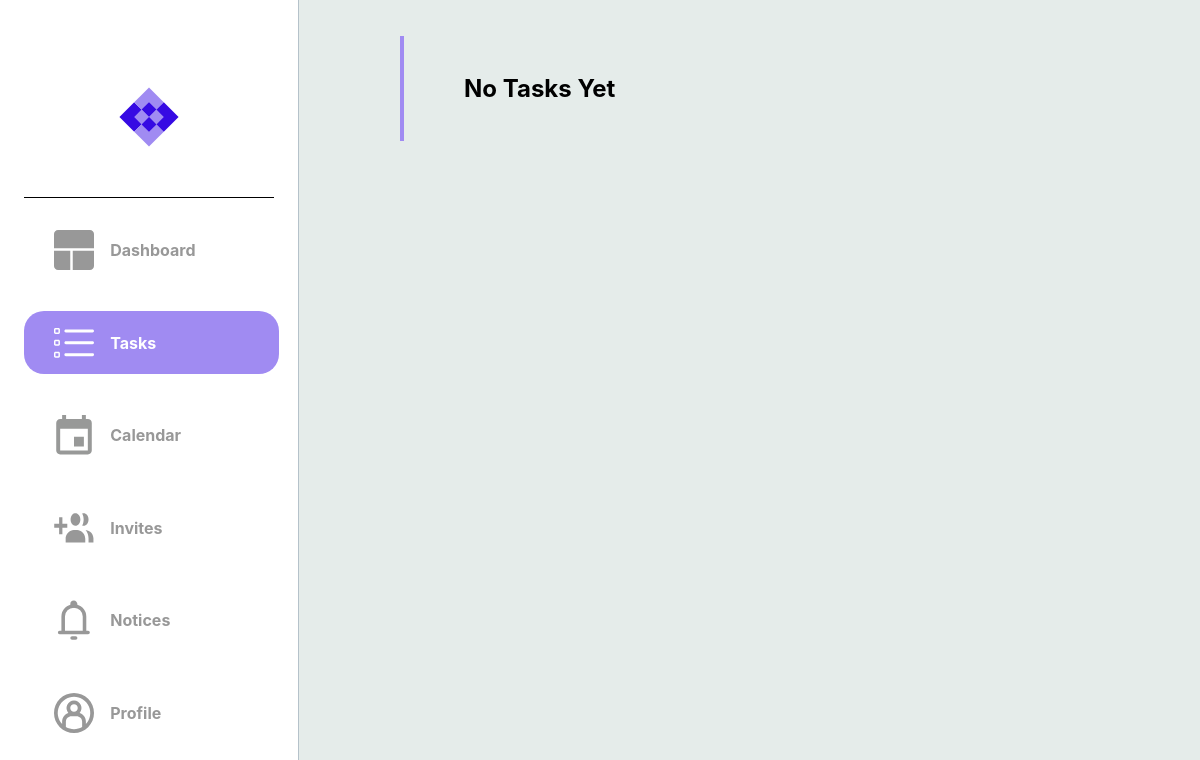
The page /tasks (signed in) on the database as committed earlier.
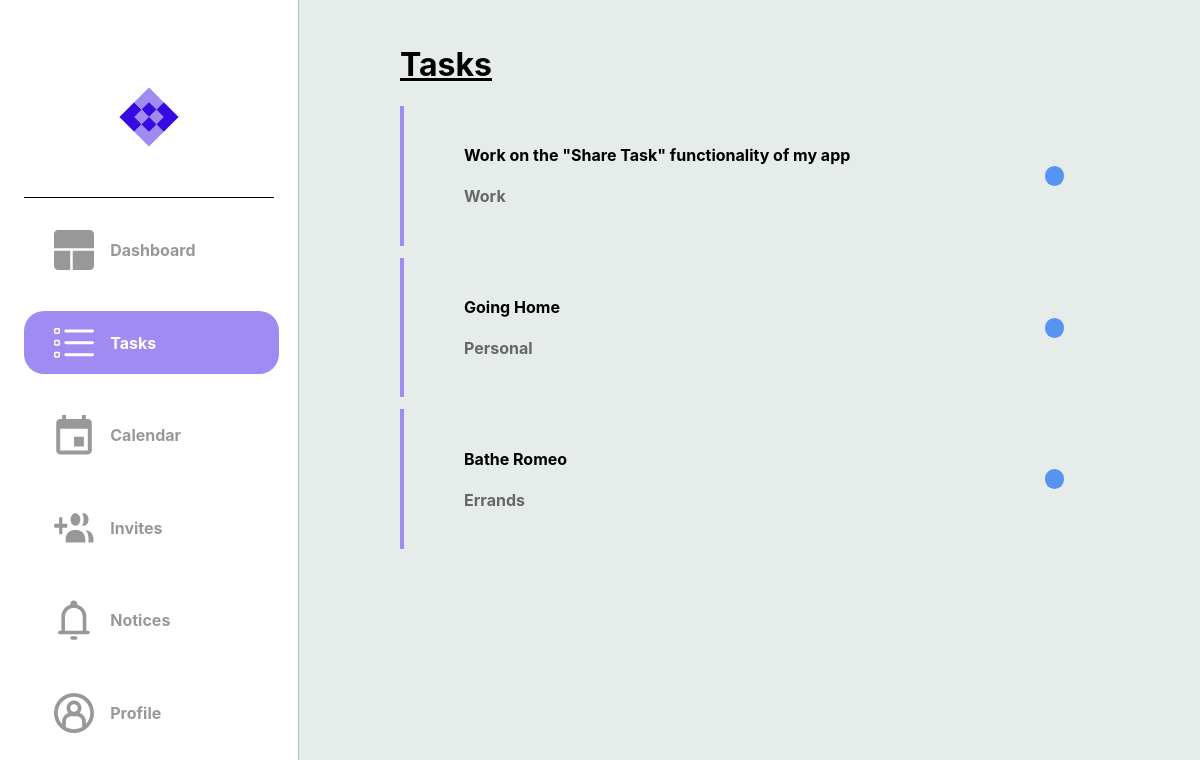
The same page on the database as committed later.
### dotask/models.py (models this page shows)
class Task(db.Model):
    __tablename__ = "task"
    id = db.Column(db.Integer, primary_key=True)
    title = db.Column(db.String(100), nullable=False)
    description = db.Column(db.String(400), nullable=False)
    due_date = db.Column(db.Date, nullable=False)
    status = db.Column(Enum(TaskStatus))
    tag = db.Column(Enum(TaskTag))
    users = relationship('User', secondary=user_task,
    backref='tasks')

### dotask/routes.py (the view)
@app.route("/tasks", methods=['GET','POST'])
@login_required
def hello_tasks():
    try:
        notices = current_user.notes
        tasks = current_user.tasks
        if tasks:
            return render_template("tasks.html", tasks=tasks, notices= notices)
        else:
            return render_template("tasks.html", notices=notices)
    except:
        return render_template("tasks.html", notices=notices)

### dotask/routes.py (called while the page is built)
@app.after_request
def after_request(response):
    response.headers["Cache-Control"] = "no-cache, no-store, must-revalidate"
    return response

@login_manager.user_loader
def load_user(user_id):
    return User.query.get(user_id)

### dotask/templates/tasks.html (shortened to what this page needs)
{% extends "layout.html" %}
{% block head %}
    <link rel="stylesheet" {% block css_tab_colour %} href="../static/css/tasks.css">
    {% endblock %}
{% endblock %}
{% block task_image_colour %}
    <a class="a2" href="{{ url_for('hello_tasks') }}">
    <div id="logos">
        <img class="imgs" src="../static/svg/tasks_active.svg">
        <h4 class="sidebar-text">Tasks</h4>
    </div>
    </a>
{% endblock task_image_colour %}
{% block tasks %}
    {% if tasks %}
        <h1 class="task-h1">Tasks</h1>
        {% for task in tasks %}
        <a href="{{ url_for('hello_each_task', task_id=task['id']) }}">
        <div class="message-box">
            <div class="message">
                <h4> {{ task['title'] }} </h4>
                <h4 style="color: #676767;"> {{ task.tag.name }} </h4>
            </div>
            <div class="message-dot {% if task.status.name == 'In_Progress' %}progress-task
                {% elif task.status.name == 'Completed' %}completed-task
                {% elif task.status.name == 'Cancelled' %}cancelled-task
                {% else %}unknown-task
                {% endif %}">
            </div>
        </div>
        </a>
        {% endfor %}
        {% else %}
                <div class="message-box">
                    <div class="message">
                        <h2>No Tasks Yet</h2>
                    </div>
                </div>
    {% endif %}
{% endblock tasks %}

### dotask/templates/layout.html (shortened to what this page needs)
<!DOCTYPE html>
<html lang="en">
<head>
    <link rel="stylesheet" type="text/css" href="../static/css/fonts.css">
    <link rel="stylesheet" href="../static/css/layout.css" />
    {% block head %}{% endblock %}
</head>
<body>
    <div class="sidebar">
        <div id="logo">
            <img src="../static/svg/logo.svg" height="60px" width="60px">
        </div>
        <div>
            {% block dash_image_colour %}
            <a class="a1" href="{{ url_for('hello_dashboard') }}">
            <div id="logos">
                <img class="imgs" src="../static/svg/dashboard.svg">
                <h5 class="sidebar-text">Dashboard</h5>
            </div>
            </a>
            {% endblock dash_image_colour %}
        </div>
        <div>
            {% block task_image_colour %}{% endblock task_image_colour %}
        </div>
        <div>
          {% block calendar_image_colour %}
            <a class="a6" href="{{ url_for('hello_calendar') }}">
            <div id="logos">
                <img class="imgs" src="../static/svg/calendar.svg">
                <h4 class="sidebar-text">Calendar</h4>
            </div>
            </a>
            {% endblock calendar_image_colour %}
        </div>
        <div>
            {% block invites_image_colour %}
            <a class="a5" href="{{ url_for('hello_invites') }}">
            <div id="logos">
                <img class="imgs" src="../static/svg/invites.svg">
                <h4 class="sidebar-text">Invites</h4>
            </div>
            </a>
            {% endblock invites_image_colour %}
        </div>
        <div>
            {% block notifications_image_colour %}
                <a class="a4" href="{{ url_for('hello_notices') }}">
                <div id="logos">
                    {% set note = namespace(count=0) %}
                    {% for notice in notices %}
                        {% if notice.seen == False %}
                            {% set note.count = note.count + 1 %}
                        {% endif %}
                    {% endfor %}
                    {% if note.count > 0 %}
                    <img class="imgs" src="../static/svg/notifications_with_note.svg">
                    {% else %}
                    <img class="imgs" src="../static/svg/notifications.svg">
                    {% endif %}
                    <h4 class="sidebar-text">Notices</h4>
                </div>
                </a>
            {% endblock notifications_image_colour %}
        </div>
        <div>
            {% block profile_image_colour %}
            <a class="a3" href="{{ url_for('hello_profile') }}">
            <div id="logos">
                <img class="imgs" src="../static/svg/profile.svg">
                <h4 class="sidebar-text">Profile</h4>
            </div>
            </a>
            {% endblock profile_image_colour %}
        </div>
    </div>
    <div id="content">
        {% block tasks %}
        {% endblock tasks %}
    </div>
</body>
</html>

### dotask/static/css/layout.css (style rules this page uses)
@media (min-width: 768px) { body { margin: auto; padding-bottom: 10vh; background-color: #E5ECEA; display: flex; font-family: inter; } }
@media (min-width: 768px) { .sidebar { width: 250px; height: 100vh; padding: 2%; background-color: #FFFFFF; border-right: 1px #B5C2CA solid; position: fixed; display: block; justify-content: space-evenly; align-items: top; } }
@media (min-width: 768px) { .sidebar > div:nth-child(1) { display: none; } }
@media (min-width: 768px) { .sidebar > div { width: 100%; height: 10%; margin: 5% auto; border-radius: 20px; display: flex; justify-content: start; align-items: center; font-family: inter; } }
@media (min-width: 768px) { a { text-decoration: none; color: black; } }
@media (min-width: 768px) { .sidebar > div > a { width: 90%; text-decoration: none; } }
@media (min-width: 768px) { .sidebar > div > a > div { width: 100%; height: 10%; padding-left: 30px; margin: 5% auto; border-radius: 20px; } }
@media (min-width: 768px) { #logo { width: 100%; height: 20%; display: flex; justify-content: center; border-radius: 0px; border-bottom: 1px black solid; } }
@media (min-width: 768px) { #logos { width: 100%; display: grid; grid-template-columns: 1fr 3fr; align-items: center; } }
@media (min-width: 768px) { .sidebar-text { color: #989898; font-size: 1rem; } }
@media (min-width: 768px) { .imgs { height: 40px; width: 40px; } }
@media (min-width: 768px) { #content { width: 600px; display: block; margin-top: 2%; padding-left: 400px; } }

### dotask/static/css/tasks.css (style rules this page uses)
@media (min-width: 768px) { .a2 > div { background-color: #A08BF2; width: 100%; height: 10%; padding-left: 30px; margin: 5% auto; border-radius: 20px; color: white; } }
@media (min-width: 768px) { .a2 > div > h4 { color: white; } }
@media (min-width: 768px) { .a2 > div > img { fill: #FFFFFF; } }
@media (min-width: 768px) { .task-h1 { text-decoration: underline; } }
@media (min-width: 768px) { .message-box { width: 100%; display: flex; margin-top: 2%; padding-right: 10%; padding-left: 10%; padding-top: 3%; padding-bottom: 3%; border-left: 4px solid #A08BF2; display: flex; justify-content: center; align-items: center; } }
@media (min-width: 768px) { .message { width: 100%; border-radius: 5px; display: block; justify-content: center; align-items: center; } }
@media (min-width: 768px) { .message-dot { width: 20px; height: 20px; border-radius: 50px; } }
@media (min-width: 768px) { .completed-task { background-color: #5694F2; } }

Rows that differ between the two databases and show on the page:
added Task: title "Work on the \"Share Task\" functionality of my app", tag.name "Work"
added Task: title "Going Home", tag.name "Personal"
added Task: title "Bathe Romeo", tag.name "Errands"
Other text that changed with them:
text no longer shown: "No Tasks Yet"
text now shown: "Tasks"
